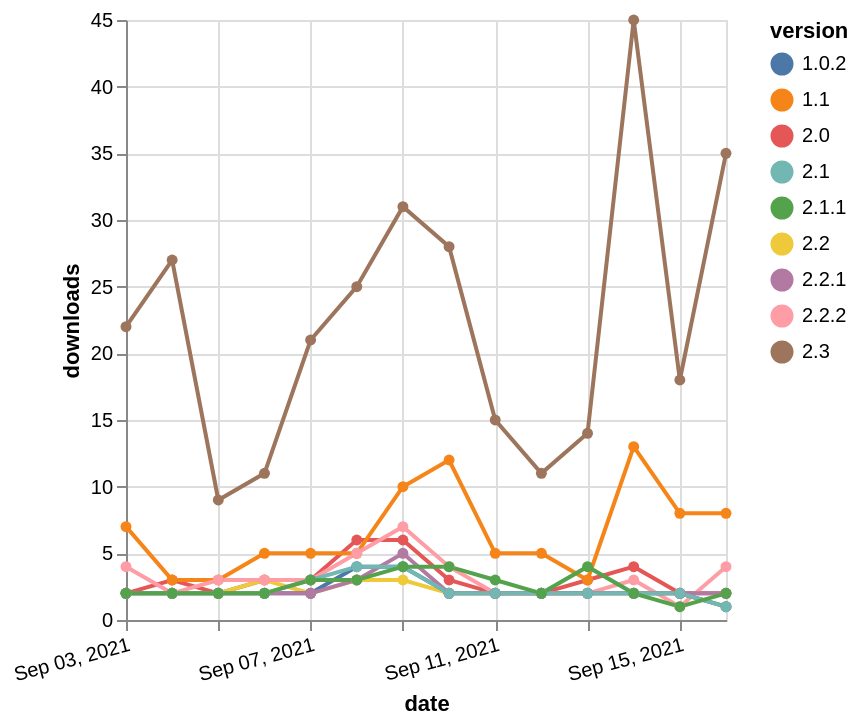

Write the Vega-Lite specification saved for this chart.
### Vega-Lite specification from a JSON file in a GitHub repository (floating-point values rounded to 4 significant figures)
{"$schema": "https://vega.github.io/schema/vega-lite/v5.json", "description": "A simple bar chart with embedded data.", "data": {"values": [{"date": "2021-09-03", "total": 4653, "delta": 22, "version": "2.3"}, {"date": "2021-09-04", "total": 4680, "delta": 27, "version": "2.3"}, {"date": "2021-09-05", "total": 4689, "delta": 9, "version": "2.3"}, {"date": "2021-09-06", "total": 4700, "delta": 11, "version": "2.3"}, {"date": "2021-09-07", "total": 4721, "delta": 21, "version": "2.3"}, {"date": "2021-09-08", "total": 4746, "delta": 25, "version": "2.3"}, {"date": "2021-09-09", "total": 4777, "delta": 31, "version": "2.3"}, {"date": "2021-09-10", "total": 4805, "delta": 28, "version": "2.3"}, {"date": "2021-09-11", "total": 4820, "delta": 15, "version": "2.3"}, {"date": "2021-09-12", "total": 4831, "delta": 11, "version": "2.3"}, {"date": "2021-09-13", "total": 4845, "delta": 14, "version": "2.3"}, {"date": "2021-09-14", "total": 4890, "delta": 45, "version": "2.3"}, {"date": "2021-09-15", "total": 4908, "delta": 18, "version": "2.3"}, {"date": "2021-09-16", "total": 4943, "delta": 35, "version": "2.3"}, {"date": "2021-09-03", "total": 6151, "delta": 2, "version": "2.0"}, {"date": "2021-09-04", "total": 6154, "delta": 3, "version": "2.0"}, {"date": "2021-09-05", "total": 6156, "delta": 2, "version": "2.0"}, {"date": "2021-09-06", "total": 6159, "delta": 3, "version": "2.0"}, {"date": "2021-09-07", "total": 6162, "delta": 3, "version": "2.0"}, {"date": "2021-09-08", "total": 6168, "delta": 6, "version": "2.0"}, {"date": "2021-09-09", "total": 6174, "delta": 6, "version": "2.0"}, {"date": "2021-09-10", "total": 6177, "delta": 3, "version": "2.0"}, {"date": "2021-09-11", "total": 6179, "delta": 2, "version": "2.0"}, {"date": "2021-09-12", "total": 6181, "delta": 2, "version": "2.0"}, {"date": "2021-09-13", "total": 6184, "delta": 3, "version": "2.0"}, {"date": "2021-09-14", "total": 6188, "delta": 4, "version": "2.0"}, {"date": "2021-09-15", "total": 6190, "delta": 2, "version": "2.0"}, {"date": "2021-09-16", "total": 6192, "delta": 2, "version": "2.0"}, {"date": "2021-09-03", "total": 8106, "delta": 7, "version": "1.1"}, {"date": "2021-09-04", "total": 8109, "delta": 3, "version": "1.1"}, {"date": "2021-09-05", "total": 8112, "delta": 3, "version": "1.1"}, {"date": "2021-09-06", "total": 8117, "delta": 5, "version": "1.1"}, {"date": "2021-09-07", "total": 8122, "delta": 5, "version": "1.1"}, {"date": "2021-09-08", "total": 8127, "delta": 5, "version": "1.1"}, {"date": "2021-09-09", "total": 8137, "delta": 10, "version": "1.1"}, {"date": "2021-09-10", "total": 8149, "delta": 12, "version": "1.1"}, {"date": "2021-09-11", "total": 8154, "delta": 5, "version": "1.1"}, {"date": "2021-09-12", "total": 8159, "delta": 5, "version": "1.1"}, {"date": "2021-09-13", "total": 8162, "delta": 3, "version": "1.1"}, {"date": "2021-09-14", "total": 8175, "delta": 13, "version": "1.1"}, {"date": "2021-09-15", "total": 8183, "delta": 8, "version": "1.1"}, {"date": "2021-09-16", "total": 8191, "delta": 8, "version": "1.1"}, {"date": "2021-09-03", "total": 2168, "delta": 2, "version": "2.2"}, {"date": "2021-09-04", "total": 2170, "delta": 2, "version": "2.2"}, {"date": "2021-09-05", "total": 2172, "delta": 2, "version": "2.2"}, {"date": "2021-09-06", "total": 2175, "delta": 3, "version": "2.2"}, {"date": "2021-09-07", "total": 2177, "delta": 2, "version": "2.2"}, {"date": "2021-09-08", "total": 2180, "delta": 3, "version": "2.2"}, {"date": "2021-09-09", "total": 2183, "delta": 3, "version": "2.2"}, {"date": "2021-09-10", "total": 2185, "delta": 2, "version": "2.2"}, {"date": "2021-09-11", "total": 2187, "delta": 2, "version": "2.2"}, {"date": "2021-09-12", "total": 2189, "delta": 2, "version": "2.2"}, {"date": "2021-09-13", "total": 2191, "delta": 2, "version": "2.2"}, {"date": "2021-09-14", "total": 2193, "delta": 2, "version": "2.2"}, {"date": "2021-09-15", "total": 2195, "delta": 2, "version": "2.2"}, {"date": "2021-09-16", "total": 2196, "delta": 1, "version": "2.2"}, {"date": "2021-09-03", "total": 8971, "delta": 4, "version": "2.2.2"}, {"date": "2021-09-04", "total": 8973, "delta": 2, "version": "2.2.2"}, {"date": "2021-09-05", "total": 8976, "delta": 3, "version": "2.2.2"}, {"date": "2021-09-06", "total": 8979, "delta": 3, "version": "2.2.2"}, {"date": "2021-09-07", "total": 8982, "delta": 3, "version": "2.2.2"}, {"date": "2021-09-08", "total": 8987, "delta": 5, "version": "2.2.2"}, {"date": "2021-09-09", "total": 8994, "delta": 7, "version": "2.2.2"}, {"date": "2021-09-10", "total": 8998, "delta": 4, "version": "2.2.2"}, {"date": "2021-09-11", "total": 9000, "delta": 2, "version": "2.2.2"}, {"date": "2021-09-12", "total": 9002, "delta": 2, "version": "2.2.2"}, {"date": "2021-09-13", "total": 9004, "delta": 2, "version": "2.2.2"}, {"date": "2021-09-14", "total": 9007, "delta": 3, "version": "2.2.2"}, {"date": "2021-09-15", "total": 9008, "delta": 1, "version": "2.2.2"}, {"date": "2021-09-16", "total": 9012, "delta": 4, "version": "2.2.2"}, {"date": "2021-09-03", "total": 3095, "delta": 2, "version": "1.0.2"}, {"date": "2021-09-04", "total": 3097, "delta": 2, "version": "1.0.2"}, {"date": "2021-09-05", "total": 3099, "delta": 2, "version": "1.0.2"}, {"date": "2021-09-06", "total": 3101, "delta": 2, "version": "1.0.2"}, {"date": "2021-09-07", "total": 3103, "delta": 2, "version": "1.0.2"}, {"date": "2021-09-08", "total": 3107, "delta": 4, "version": "1.0.2"}, {"date": "2021-09-09", "total": 3111, "delta": 4, "version": "1.0.2"}, {"date": "2021-09-10", "total": 3113, "delta": 2, "version": "1.0.2"}, {"date": "2021-09-11", "total": 3115, "delta": 2, "version": "1.0.2"}, {"date": "2021-09-12", "total": 3117, "delta": 2, "version": "1.0.2"}, {"date": "2021-09-13", "total": 3119, "delta": 2, "version": "1.0.2"}, {"date": "2021-09-14", "total": 3121, "delta": 2, "version": "1.0.2"}, {"date": "2021-09-15", "total": 3123, "delta": 2, "version": "1.0.2"}, {"date": "2021-09-16", "total": 3124, "delta": 1, "version": "1.0.2"}, {"date": "2021-09-03", "total": 1928, "delta": 2, "version": "2.2.1"}, {"date": "2021-09-04", "total": 1930, "delta": 2, "version": "2.2.1"}, {"date": "2021-09-05", "total": 1932, "delta": 2, "version": "2.2.1"}, {"date": "2021-09-06", "total": 1934, "delta": 2, "version": "2.2.1"}, {"date": "2021-09-07", "total": 1936, "delta": 2, "version": "2.2.1"}, {"date": "2021-09-08", "total": 1939, "delta": 3, "version": "2.2.1"}, {"date": "2021-09-09", "total": 1944, "delta": 5, "version": "2.2.1"}, {"date": "2021-09-10", "total": 1946, "delta": 2, "version": "2.2.1"}, {"date": "2021-09-11", "total": 1948, "delta": 2, "version": "2.2.1"}, {"date": "2021-09-12", "total": 1950, "delta": 2, "version": "2.2.1"}, {"date": "2021-09-13", "total": 1952, "delta": 2, "version": "2.2.1"}, {"date": "2021-09-14", "total": 1954, "delta": 2, "version": "2.2.1"}, {"date": "2021-09-15", "total": 1956, "delta": 2, "version": "2.2.1"}, {"date": "2021-09-16", "total": 1958, "delta": 2, "version": "2.2.1"}, {"date": "2021-09-03", "total": 5771, "delta": 2, "version": "2.1"}, {"date": "2021-09-04", "total": 5773, "delta": 2, "version": "2.1"}, {"date": "2021-09-05", "total": 5775, "delta": 2, "version": "2.1"}, {"date": "2021-09-06", "total": 5777, "delta": 2, "version": "2.1"}, {"date": "2021-09-07", "total": 5780, "delta": 3, "version": "2.1"}, {"date": "2021-09-08", "total": 5784, "delta": 4, "version": "2.1"}, {"date": "2021-09-09", "total": 5788, "delta": 4, "version": "2.1"}, {"date": "2021-09-10", "total": 5790, "delta": 2, "version": "2.1"}, {"date": "2021-09-11", "total": 5792, "delta": 2, "version": "2.1"}, {"date": "2021-09-12", "total": 5794, "delta": 2, "version": "2.1"}, {"date": "2021-09-13", "total": 5796, "delta": 2, "version": "2.1"}, {"date": "2021-09-14", "total": 5798, "delta": 2, "version": "2.1"}, {"date": "2021-09-15", "total": 5800, "delta": 2, "version": "2.1"}, {"date": "2021-09-16", "total": 5801, "delta": 1, "version": "2.1"}, {"date": "2021-09-03", "total": 2670, "delta": 2, "version": "2.1.1"}, {"date": "2021-09-04", "total": 2672, "delta": 2, "version": "2.1.1"}, {"date": "2021-09-05", "total": 2674, "delta": 2, "version": "2.1.1"}, {"date": "2021-09-06", "total": 2676, "delta": 2, "version": "2.1.1"}, {"date": "2021-09-07", "total": 2679, "delta": 3, "version": "2.1.1"}, {"date": "2021-09-08", "total": 2682, "delta": 3, "version": "2.1.1"}, {"date": "2021-09-09", "total": 2686, "delta": 4, "version": "2.1.1"}, {"date": "2021-09-10", "total": 2690, "delta": 4, "version": "2.1.1"}, {"date": "2021-09-11", "total": 2693, "delta": 3, "version": "2.1.1"}, {"date": "2021-09-12", "total": 2695, "delta": 2, "version": "2.1.1"}, {"date": "2021-09-13", "total": 2699, "delta": 4, "version": "2.1.1"}, {"date": "2021-09-14", "total": 2701, "delta": 2, "version": "2.1.1"}, {"date": "2021-09-15", "total": 2702, "delta": 1, "version": "2.1.1"}, {"date": "2021-09-16", "total": 2704, "delta": 2, "version": "2.1.1"}]}, "width": "container", "mark": {"type": "line", "point": {"filled": true}}, "encoding": {"x": {"field": "date", "type": "temporal", "timeUnit": "yearmonthdate", "title": "date", "axis": {"labelAngle": -15}}, "y": {"field": "delta", "type": "quantitative", "title": "downloads"}, "color": {"field": "version", "type": "nominal"}, "tooltip": {"field": "delta"}}}
